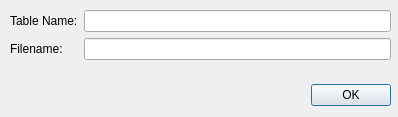
<?xml version="1.0" encoding="UTF-8"?>
<ui version="4.0">
 <class>NewTableDialog</class>
 <widget class="QDialog" name="NewTableDialog">
  <property name="windowModality">
   <enum>Qt::NonModal</enum>
  </property>
  <property name="geometry">
   <rect>
    <x>0</x>
    <y>0</y>
    <width>398</width>
    <height>117</height>
   </rect>
  </property>
  <property name="windowTitle">
   <string>Create a new table</string>
  </property>
  <property name="modal">
   <bool>true</bool>
  </property>
  <widget class="QDialogButtonBox" name="buttonBox">
   <property name="geometry">
    <rect>
     <x>10</x>
     <y>80</y>
     <width>381</width>
     <height>31</height>
    </rect>
   </property>
   <property name="orientation">
    <enum>Qt::Horizontal</enum>
   </property>
   <property name="standardButtons">
    <set>QDialogButtonBox::Ok</set>
   </property>
  </widget>
  <widget class="QWidget" name="formLayoutWidget">
   <property name="geometry">
    <rect>
     <x>10</x>
     <y>10</y>
     <width>381</width>
     <height>61</height>
    </rect>
   </property>
   <layout class="QFormLayout" name="formLayout">
    <item row="0" column="0">
     <widget class="QLabel" name="label">
      <property name="text">
       <string>Table Name:</string>
      </property>
     </widget>
    </item>
    <item row="0" column="1">
     <widget class="QLineEdit" name="lineEdit"/>
    </item>
    <item row="1" column="0">
     <widget class="QLabel" name="label_2">
      <property name="text">
       <string>Filename:</string>
      </property>
     </widget>
    </item>
    <item row="1" column="1">
     <widget class="QLineEdit" name="lineEdit_2"/>
    </item>
   </layout>
  </widget>
 </widget>
 <resources/>
 <connections>
  <connection>
   <sender>buttonBox</sender>
   <signal>accepted()</signal>
   <receiver>NewTableDialog</receiver>
   <slot>accept()</slot>
   <hints>
    <hint type="sourcelabel">
     <x>248</x>
     <y>254</y>
    </hint>
    <hint type="destinationlabel">
     <x>157</x>
     <y>274</y>
    </hint>
   </hints>
  </connection>
  <connection>
   <sender>buttonBox</sender>
   <signal>rejected()</signal>
   <receiver>NewTableDialog</receiver>
   <slot>reject()</slot>
   <hints>
    <hint type="sourcelabel">
     <x>316</x>
     <y>260</y>
    </hint>
    <hint type="destinationlabel">
     <x>286</x>
     <y>274</y>
    </hint>
   </hints>
  </connection>
 </connections>
</ui>
